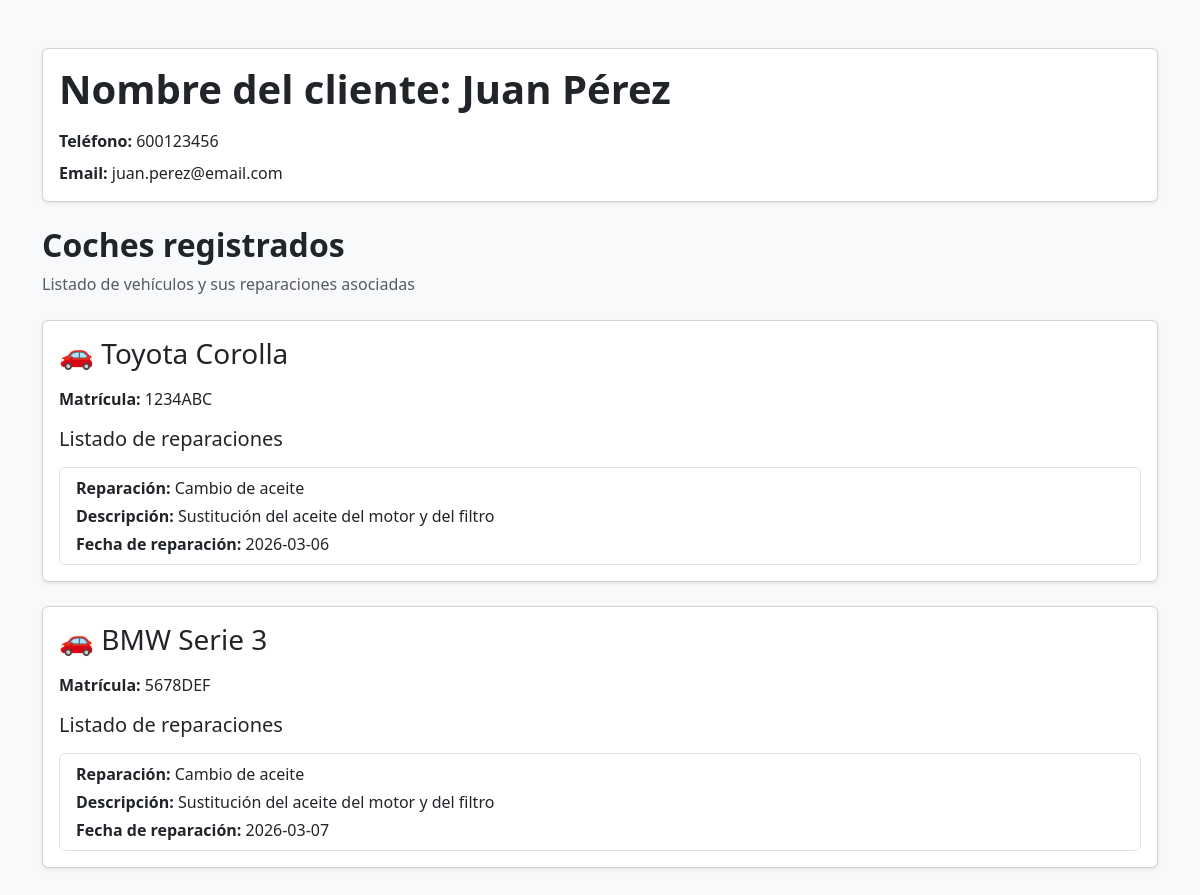
The app's page /gestion/clientes/historial/2/ with its own data.
### app_gestion_taller/models.py (models this page shows, shortened)
class Cliente(models.Model):
    nombre = models.CharField(max_length=100)
    email = models.EmailField(unique=True)
    telefono = models.CharField(max_length=20)

class Coche(models.Model):
    cliente = models.ForeignKey(Cliente, on_delete=models.CASCADE)
    marca = models.CharField(max_length=50)
    modelo = models.CharField(max_length=50)
    matricula = models.CharField(max_length=10, primary_key=True)

class Servicio(models.Model):
    nombre = models.CharField(max_length=100)
    descripcion = models.TextField()

### app_gestion_taller/views.py (the view)
# urls.py: path('clientes/historial/<int:cliente_id>/', historial_cliente, name='historial_cliente_id'),
def historial_cliente(request, cliente_id):
    if request.method != "GET":
        return JsonResponse({"error": "Método no permitido"}, status=405)
    try:
        clienteFiltrado = Cliente.objects.values("id", "nombre", "telefono", "email").get(id=cliente_id)
    except Cliente.DoesNotExist:
        return JsonResponse({"message": "El cliente filtrado no existe."}, status=404)
    listaCocheCliente = list(Coche.objects.filter(cliente__id=cliente_id)
                                              .values("marca", "modelo", "matricula"))
    historialCliente = {
        "cliente": clienteFiltrado,
        "coches": listaCocheCliente
    }
    if not listaCocheCliente:
        return render(request, 'app_gestion_taller/info_historial_cliente.html', historialCliente)
    for cocheFiltrado in listaCocheCliente:
        reparaciones = Reparacion.objects.select_related('servicio').filter(coche_id=cocheFiltrado["matricula"])
        cocheFiltrado["reparaciones"] = [
            {
                "nombre": r.servicio.nombre,
                "descripcion": r.servicio.descripcion,
                "fecha_reparacion": str(r.fecha_servicio),
            }
            for r in reparaciones
        ]
    return render(request, 'app_gestion_taller/info_historial_cliente.html', historialCliente)

### templates/app_gestion_taller/info_historial_cliente.html (shortened to what this page needs)
<!DOCTYPE html>
<html lang="es">
<head>
    <link href="https://cdn.jsdelivr.net/npm/bootstrap@5.3.3/dist/css/bootstrap.min.css" rel="stylesheet">
</head>
<body class="bg-light">
<div class="container mt-5 mb-5">
    <div class="card shadow-sm mb-4">
        <div class="card-body">
            <h1 class="card-title fw-bold mb-3">
                Nombre del cliente: {{ cliente.nombre }}
            </h1>
            <p class="card-text mb-2">
                <strong>Teléfono:</strong> {{ cliente.telefono }}
            </p>
            <p class="card-text mb-0">
                <strong>Email:</strong> {{ cliente.email }}
            </p>
        </div>
    </div>
    <div class="mb-4">
        <h2 class="fw-bold">Coches registrados</h2>
        <p class="text-muted">Listado de vehículos y sus reparaciones asociadas</p>
    </div>
    {% if coches %}
        {% for coche in coches %}
        <div class="card shadow-sm mb-4">
            <div class="card-body">
                <h3 class="card-title mb-3">
                    🚗 {{ coche.marca }} {{ coche.modelo }}
                </h3>
                <p class="mb-3">
                    <strong>Matrícula:</strong> {{ coche.matricula }}
                </p>
                <h5 class="mb-3">Listado de reparaciones</h5>
                {% if coche.reparaciones %}
                    <ul class="list-group">
                        {% for reparacion in coche.reparaciones %}
                        <li class="list-group-item">
                            <p class="mb-1">
                                <strong>Reparación:</strong> {{ reparacion.nombre }}
                            </p>
                            <p class="mb-1">
                                <strong>Descripción:</strong> {{ reparacion.descripcion }}
                            </p>
                            <p class="mb-0">
                                <strong>Fecha de reparación:</strong> {{ reparacion.fecha_reparacion }}
                            </p>
                        </li>
                        {% endfor %}
                    </ul>
                {% else %}
                    <div class="alert alert-info mb-0">
                        Este coche no tiene reparaciones registradas en el taller.
                    </div>
                {% endif %}
            </div>
        </div>
        {% endfor %}
    {% else %}
        <div class="alert alert-warning">
            Este cliente no tiene coches registrados en el taller.
        </div>
    {% endif %}
</div>
</body>
</html>

### records on screen
Cliente: nombre "Juan Pérez", telefono "600123456", email "juan.perez@email.com"
Coche: marca "Toyota", modelo "Corolla", matricula "1234ABC", fecha_reparacion "2026-03-06"
Servicio: nombre "Cambio de aceite" "Cambio de aceite", descripcion "Sustitución del aceite del motor y del filtro" "Sustitución del aceite del motor y del filtro"
Coche: marca "BMW", modelo "Serie 3", matricula "5678DEF", fecha_reparacion "2026-03-07"
